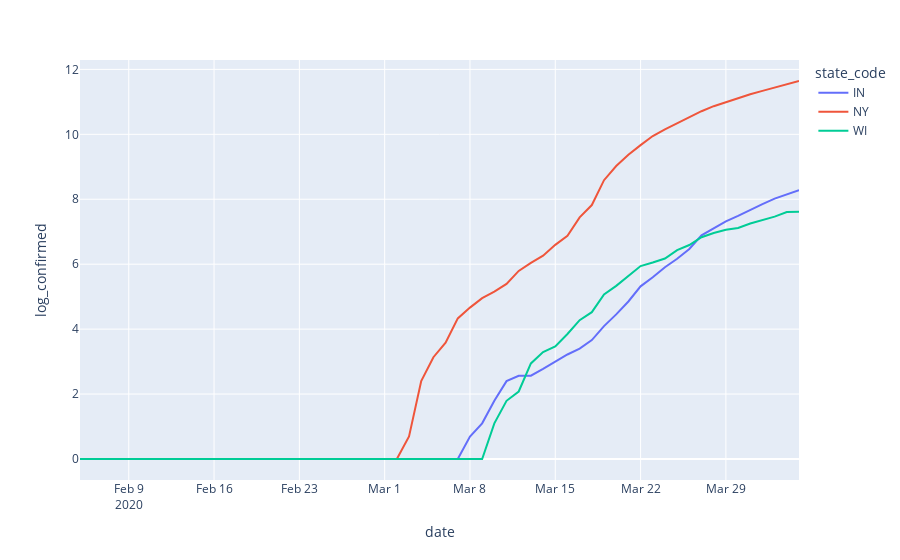

The cell this chart's notebook holds for it:
### Code cell
px.line(us_timeseries_cln.query('state_code in ("WI", "NY", "IN")')
        , x='date', y='log_confirmed', color='state_code')

### Figure 1 — Plotly figure (JSON) as saved in the notebook; plotly's stock layout.template omitted (floating-point values rounded to 4 significant figures)
{"data": [{"hovertemplate": "state_code=IN<br>date=%{x}<br>log_confirmed=%{y}<extra></extra>", "legendgroup": "IN", "line": {"color": "#636efa", "dash": "solid"}, "mode": "lines", "name": "IN", "showlegend": true, "type": "scatter", "x": ["2020-03-06", "2020-03-07", "2020-03-08", "2020-03-09", "2020-03-10", "2020-03-11", "2020-03-12", "2020-03-13", "2020-03-14", "2020-03-15", "2020-03-16", "2020-03-17", "2020-03-18", "2020-03-19", "2020-03-20", "2020-03-21", "2020-03-22", "2020-03-23", "2020-03-24", "2020-03-25", "2020-03-26", "2020-03-27", "2020-03-28", "2020-03-29", "2020-03-30", "2020-03-31", "2020-04-01", "2020-04-02", "2020-04-03", "2020-04-04"], "xaxis": "x", "y": [0, 0, 0.6931, 1.099, 1.792, 2.398, 2.565, 2.565, 2.773, 2.996, 3.219, 3.401, 3.664, 4.094, 4.454, 4.852, 5.318, 5.598, 5.908, 6.168, 6.469, 6.887, 7.117, 7.322, 7.488, 7.677, 7.849, 8.019, 8.142, 8.282], "yaxis": "y"}, {"hovertemplate": "state_code=NY<br>date=%{x}<br>log_confirmed=%{y}<extra></extra>", "legendgroup": "NY", "line": {"color": "#EF553B", "dash": "solid"}, "mode": "lines", "name": "NY", "showlegend": true, "type": "scatter", "x": ["2020-03-02", "2020-03-03", "2020-03-04", "2020-03-05", "2020-03-06", "2020-03-07", "2020-03-08", "2020-03-09", "2020-03-10", "2020-03-11", "2020-03-12", "2020-03-13", "2020-03-14", "2020-03-15", "2020-03-16", "2020-03-17", "2020-03-18", "2020-03-19", "2020-03-20", "2020-03-21", "2020-03-22", "2020-03-23", "2020-03-24", "2020-03-25", "2020-03-26", "2020-03-27", "2020-03-28", "2020-03-29", "2020-03-30", "2020-03-31", "2020-04-01", "2020-04-02", "2020-04-03", "2020-04-04"], "xaxis": "x", "y": [0, 0.6931, 2.398, 3.135, 3.584, 4.331, 4.663, 4.956, 5.153, 5.394, 5.793, 6.043, 6.263, 6.596, 6.874, 7.442, 7.822, 8.588, 9.025, 9.368, 9.668, 9.947, 10.15, 10.34, 10.54, 10.71, 10.87, 11.0, 11.11, 11.24, 11.34, 11.44, 11.54, 11.64], "yaxis": "y"}, {"hovertemplate": "state_code=WI<br>date=%{x}<br>log_confirmed=%{y}<extra></extra>", "legendgroup": "WI", "line": {"color": "#00cc96", "dash": "solid"}, "mode": "lines", "name": "WI", "showlegend": true, "type": "scatter", "x": ["2020-02-05", "2020-02-06", "2020-02-07", "2020-02-08", "2020-02-09", "2020-02-10", "2020-02-11", "2020-02-12", "2020-02-13", "2020-02-14", "2020-02-15", "2020-02-16", "2020-02-17", "2020-02-18", "2020-02-19", "2020-02-20", "2020-02-21", "2020-02-22", "2020-02-23", "2020-02-24", "2020-02-25", "2020-02-26", "2020-02-27", "2020-02-28", "2020-02-29", "2020-03-01", "2020-03-02", "2020-03-03", "2020-03-04", "2020-03-05", "2020-03-06", "2020-03-07", "2020-03-08", "2020-03-09", "2020-03-10", "2020-03-11", "2020-03-12", "2020-03-13", "2020-03-14", "2020-03-15", "2020-03-16", "2020-03-17", "2020-03-18", "2020-03-19", "2020-03-20", "2020-03-21", "2020-03-22", "2020-03-23", "2020-03-24", "2020-03-25", "2020-03-26", "2020-03-27", "2020-03-28", "2020-03-29", "2020-03-30", "2020-03-31", "2020-04-01", "2020-04-02", "2020-04-03", "2020-04-04"], "xaxis": "x", "y": [0, 0, 0, 0, 0, 0, 0, 0, 0, 0, 0, 0, 0, 0, 0, 0, 0, 0, 0, 0, 0, 0, 0, 0, 0, 0, 0, 0, 0, 0, 0, 0, 0, 0, 1.099, 1.792, 2.079, 2.944, 3.296, 3.466, 3.85, 4.277, 4.522, 5.069, 5.333, 5.642, 5.943, 6.052, 6.176, 6.431, 6.59, 6.831, 6.961, 7.06, 7.115, 7.253, 7.35, 7.466, 7.607, 7.616], "yaxis": "y"}], "layout": {"autosize": true, "legend": {"title": {"text": "state_code"}, "tracegroupgap": 0}, "margin": {"t": 60}, "xaxis": {"anchor": "y", "autorange": true, "domain": [0, 1], "range": ["2020-02-05", "2020-04-04"], "title": {"text": "date"}, "type": "date"}, "yaxis": {"anchor": "x", "autorange": true, "domain": [0, 1], "range": [-0.6468, 12.29], "title": {"text": "log_confirmed"}, "type": "linear"}}}
